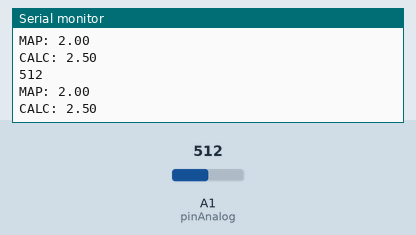
Simulated run of this sketch. Board: Arduino Zero (SAMD21). Parts: the last lines printed to the serial monitor. Inputs (shaded band) come from the test bench; at power-on: A1 (pinAnalog) = 512 (analog values on the 0–1023 scale).

Above: at 1.8 s.
1.9 s: A1 (pinAnalog) set to 716
At 2.4 s:
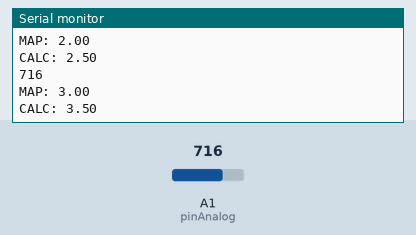
3.4 s: A1 (pinAnalog) set to 900
At 4.8 s:
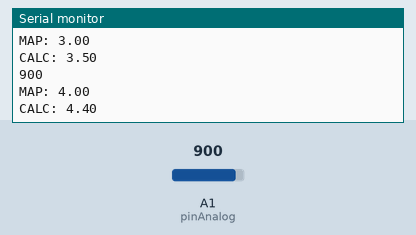
Timing chart, 0 to 6.4 s (numbered marks = the images above; inputs shaded):
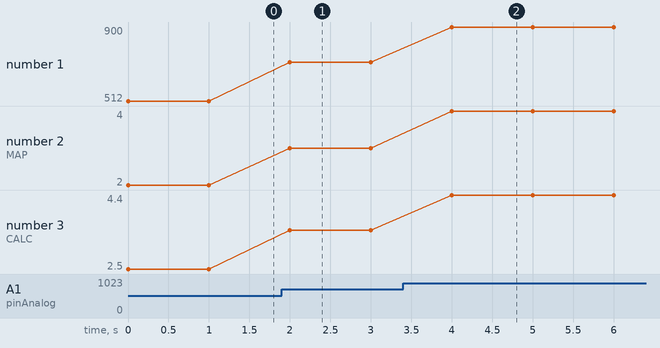

Measured:
- after the input at 1.9 s, the serial monitor: prints a new line after 0.10 s (image 1)
- after the input at 3.4 s, the serial monitor: prints a new line after 0.60 s (image 2)
- plotted number 1: 512 → 716 after the input at 1.9 s, 716 → 900 after the input at 3.4 s
- plotted number 2: 2 → 3 after the input at 1.9 s, 3 → 4 after the input at 3.4 s
- plotted number 3: 2.5 → 3.5 after the input at 1.9 s, 3.5 → 4.4 after the input at 3.4 s

The sketch:

mapFunc.ino
```cpp
#define pinAnalog A1
int leitura;
int int_tensao;
float tensao;
float tens;
void setup() {
  Serial.begin(9600);

}
void loop() {
  analogReadResolution(10);
  leitura = analogRead(pinAnalog);
  Serial.println(leitura);
  int_tensao = map(leitura, 0, 675, 0, 33);
  tensao = int_tensao / 10;
  Serial.print("MAP: ");
  Serial.println(tensao);

  tens = leitura * (3.3/675);
  Serial.print("CALC: ");
  Serial.println(tens);
  delay(1000);
}
```
